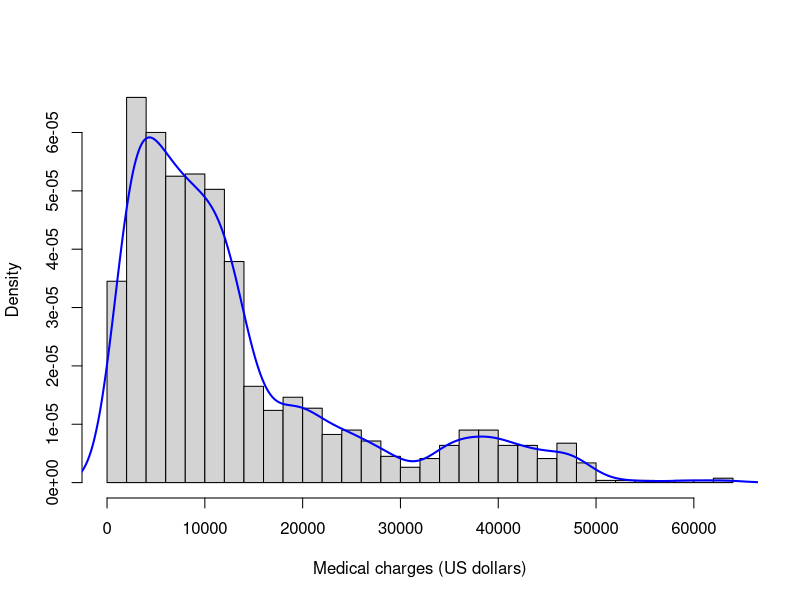
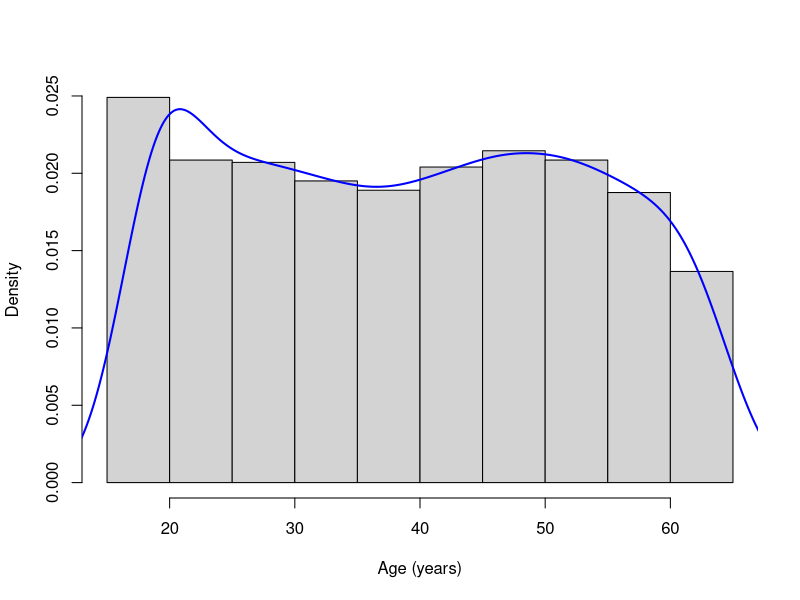
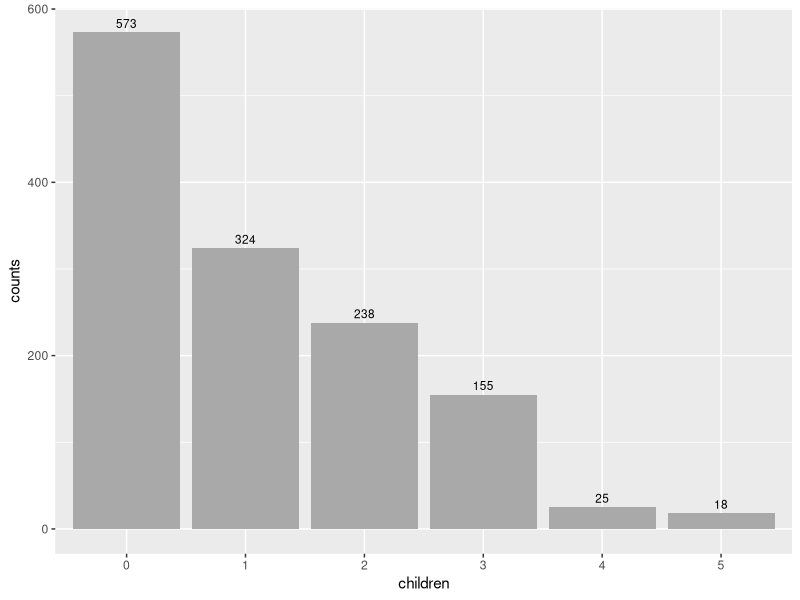
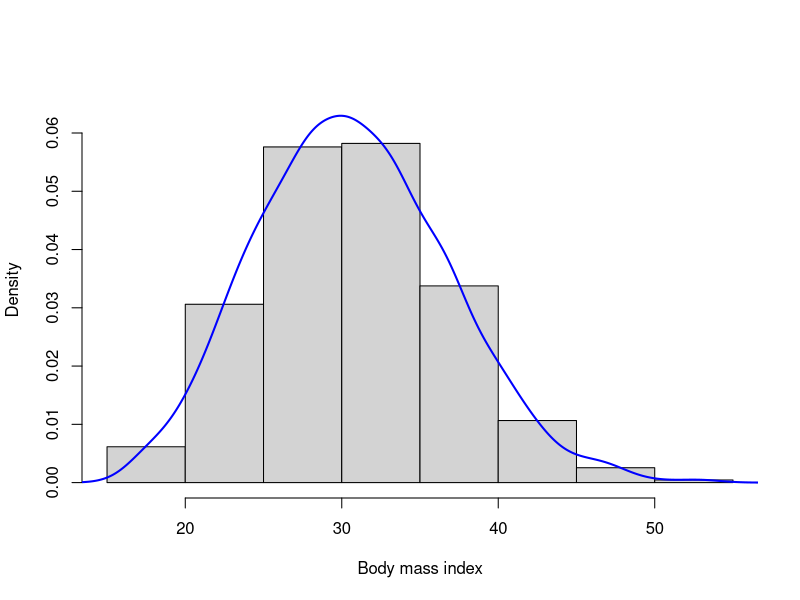
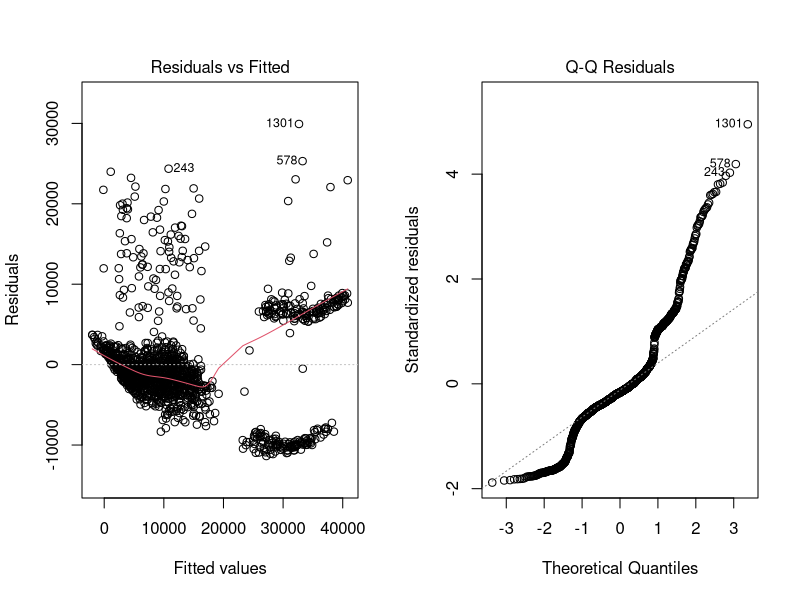
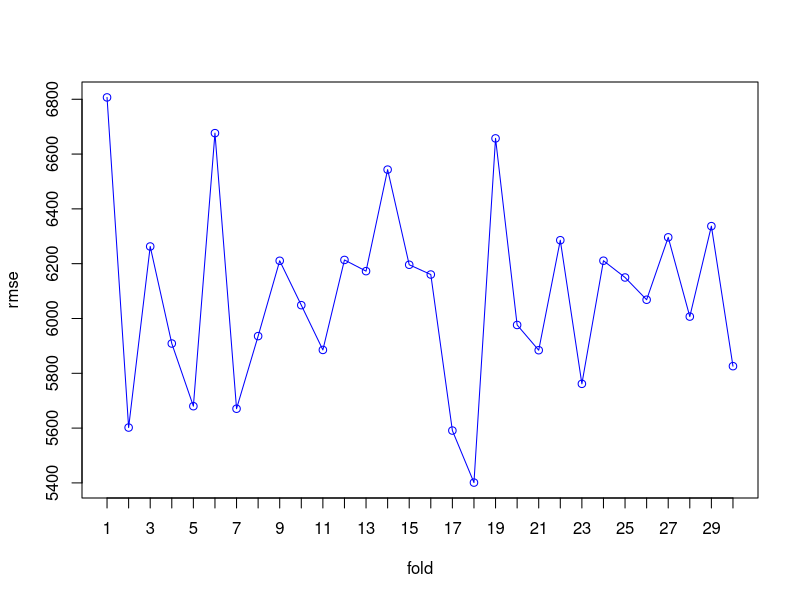

Write the R code that produced these figures, in order.
## ---- chunk 1
# all library load statements here
library(knitr)
library(ggplot2)
library(car) # for VIF
library(lmtest) # for Breusch-Pagan test
library(sandwich) # for robust (HC3) standard errors
library(caret) # for training and cross validation

r.version <- "4.3.2"
seed.val <- 123456

# Descriptive statistics table for a numeric variable, rounded to the hundredth
desc.tbl <- function(x) {
  q <- as.numeric(quantile(x))
  statistic <- c("Min", "1st Quant. (25%)", "Mean", "Median",
                 "3rd Quant. (75%)", "Max", "StdDev")
  value <- sprintf("%.2f", c(min(x), q[2], mean(x), median(x), q[4], max(x), sd(x)))
  data.frame(statistic, value)
}

# Counts and percentages for a c ategorical variable
count.tbl <- function(x) {
  tb <- table(x)
  data.frame(Level = names(tb), Count = as.integer(tb),
             Percent = sprintf("%.2f", 100 * as.numeric(tb) / sum(tb)))
}
## ---- chunk 2
data.df <- read.csv("dataset5.csv")
data.df <- na.omit(data.df)
data.df$sex <- factor(data.df$sex)
data.df$smoker <- factor(data.df$smoker)
data.df$region <- factor(data.df$region)
## ---- chunk 3
hist(data.df$charges, freq = FALSE, breaks = 30, # freq = FALSE for density scale on y-axis
     main = "", # turn off the title as using the fig.cap
     xlab = "Medical charges (US dollars)",
     ylab = "Density")
lines(density(data.df$charges), col = "blue", lwd = 2)
## ---- chunk 4
kable(desc.tbl(data.df$charges), align = c("l", "r"),
      caption = "Medical charges descriptive statistics (US dollars)")
## ---- chunk 5
hist(data.df$age, freq = FALSE,
     main = "",
     xlab = "Age (years)",
     ylab = "Density")
lines(density(data.df$age), col = "blue", lwd = 2)
## ---- chunk 6
kable(desc.tbl(data.df$age), align = c("l", "r"),
      caption = "Age descriptive statistics (years)")
## ---- chunk 7
kable(count.tbl(data.df$sex), col.names = c("Sex", "Count", "Percent (%)"),
      align = c("l", "r", "r"), caption = "Beneficiaries by sex")
## ---- chunk 8
kable(count.tbl(data.df$region), col.names = c("Region", "Count", "Percent (%)"),
      align = c("l", "r", "r"), caption = "Beneficiaries by region")
## ---- chunk 9
ch.tbl <- table(data.df$children)
ch.df <- data.frame(children = factor(names(ch.tbl)),
                    counts = as.numeric(ch.tbl))
ggplot(ch.df, aes(x = children, y = counts)) +
  geom_col(fill = "darkgrey") +
  geom_text(aes(label = counts), vjust = -0.5, size = 3)
## ---- chunk 10
d <- density(data.df$bmi)
hist(data.df$bmi, freq = FALSE,
     ylim = c(0, max(d$y) * 1.05),
     main = "",
     xlab = "Body mass index",
     ylab = "Density")
lines(density(data.df$bmi), col = "blue", lwd = 2)
## ---- chunk 11
kable(desc.tbl(data.df$bmi), align = c("l", "r"),
      caption = "Body mass index descriptive statistics")
## ---- chunk 12
kable(count.tbl(data.df$smoker), col.names = c("Smoker", "Count", "Percent (%)"),
      align = c("l", "r", "r"), caption = "Beneficiaries by smoking status")
## ---- chunk 13
fit1 <- lm(charges ~ ., data = data.df)
# summary object useful for values from fit.
fit1.summary <- summary(fit1)
coef.vals <- coef(fit1.summary)
kable(round(coef.vals, 4), caption = "Summary of coefficients for model 1.")
## ---- chunk 14
# create table of predictor importance for model 1
names <- c("Rank", "Predictor", "Category", "Coefficient")
rank.num <- c(seq(1:6))
pred.names <- c("smokeryes", "regionsoutheast", "regionsouthwest", "children", "bmi", "age")
cats <- c("health-related", "personal and household", "personal and household",
          "personal and household", "health-related", "personal and household")
coeffs <- round(as.numeric(coef.vals[pred.names, 1]), 4)
pred.imp.tbl <- data.frame(rank.num, pred.names, cats, coeffs)
kable(pred.imp.tbl, col.names = names, caption = "Ranking of predictors' importance in model 1.")
## ---- chunk 15
vif.res <- vif(fit1)
kable(round(vif.res, 4), caption = "VIF calculations for model 1.")
## ---- chunk 16
par(mfrow = c(1,2))
# residuals vs fitted
plot(fit1, which = 1)
# QQ plot
plot(fit1, which = 2)
par(mfrow = c(1,1)) # reset to default window
## ---- chunk 17
bpt <- bptest(fit1)
colnames <- c("BP statistic", "df", "p-value")
bps <- round(as.numeric(bpt$statistic), 4)
degf <- as.numeric(bpt$parameter)
pv <- round(as.numeric(bpt$p.value), 4)
tbl <- data.frame(bps, degf, pv)
kable(tbl, col.names = colnames, caption = "Breusch-Pagan test results.")
## ---- chunk 18
# recalculate std errors as check on heteroskedasticity
ct <- coeftest(fit1, vcov. = vcovHC(fit1, type = "HC3"))
kable(round(ct[, 1:4], 4), caption = "Summary of coefficients for heteroskedasticity-robust (HC3) standard errors calculations for model 1.")
## ---- chunk 19
# use the caret library trainControl function to use cross-validation and
# set the number of folds to 10, repeating the 10 fold cv 3 times = 30 folds.
train.control <- trainControl(method = "repeatedcv", number = 10, repeats = 3, p = 0.80)
# init random number generator for repeatability
RNGversion(r.version)
set.seed(seed.val)
# train model 1 using the settings in the train.control object.
fit1.train <- train(charges ~ ., data = data.df, method = "lm", trControl = train.control)
label <- c("Model 1")
cols <- c("Model", "Avg RMSE", "Std Dev")
# get the RMSE vector
rmse.one <- fit1.train$resample$RMSE
avg.rmse1 <- round(mean(rmse.one), 2)
sd.rmse1 <- round(sd(rmse.one), 4)
cv.tbl <- cbind(label, avg.rmse1, sd.rmse1)
kable(cv.tbl, col.names = cols, caption = "Mean RMSE and standard deviation for model 1.")
## ---- chunk 20
num.folds <- 30
plot(rmse.one,
     xlab = "fold",
     xaxp = c(1, num.folds, num.folds-1),
     ylab = "rmse",
     ylim = c(min(rmse.one), max(rmse.one)),
     col = "blue")
lines(rmse.one, col = "blue")
